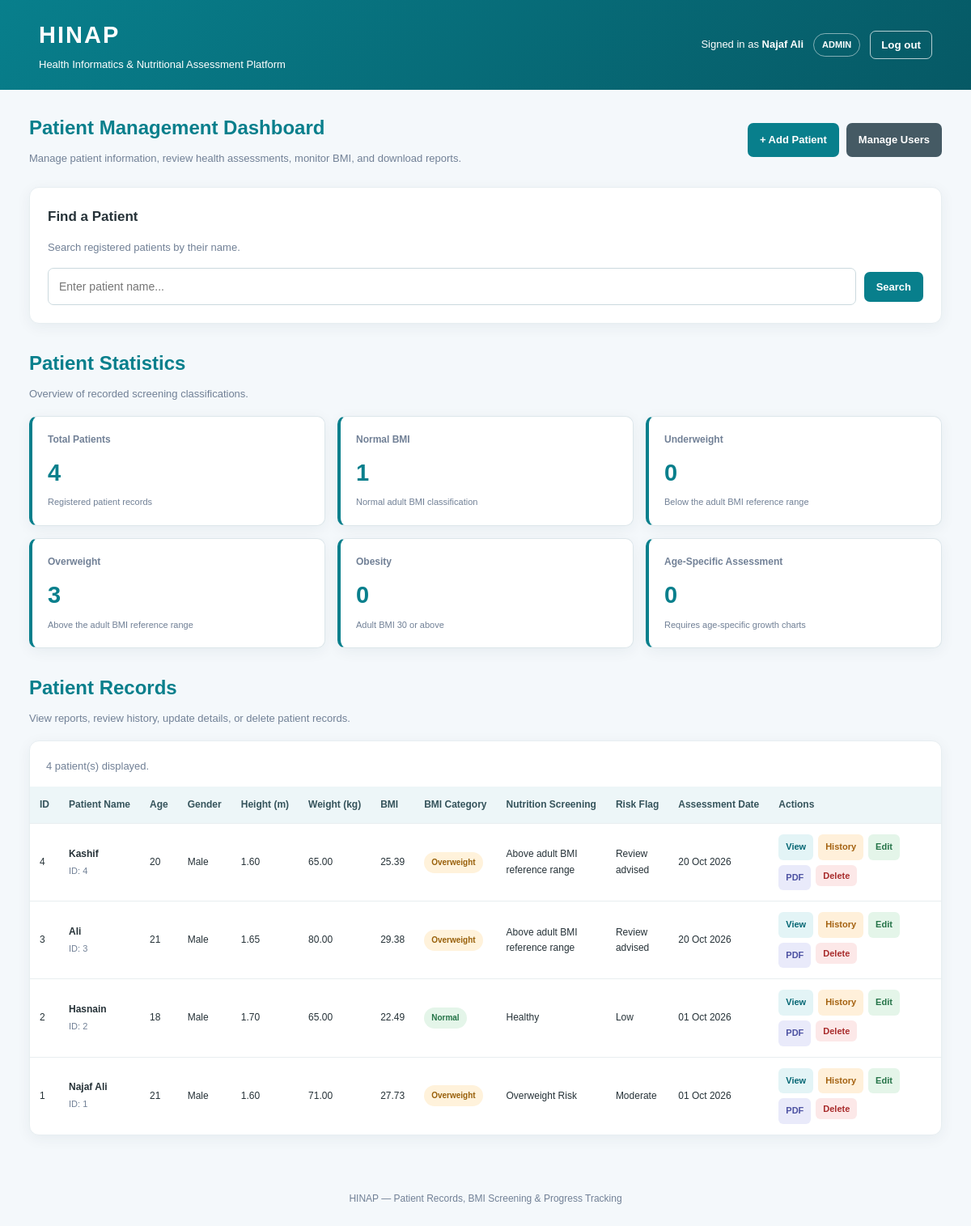
Screenshot of / (signed in) with the database file from the repository.
### HINAP_System.py (models this page shows)
class User(db.Model):
    id = db.Column(db.Integer, primary_key=True)
    username = db.Column(db.String(40), unique=True, nullable=False, index=True)
    password_hash = db.Column(db.String(255), nullable=False)
    role = db.Column(db.String(20), nullable=False, default="doctor")
    is_active = db.Column(db.Boolean, nullable=False, default=True)
    created_at = db.Column(db.DateTime, nullable=False, default=utc_now)

class Patient(db.Model):
    id = db.Column(db.Integer, primary_key=True)
    name = db.Column(db.String(100), nullable=False)
    age = db.Column(db.Integer)
    gender = db.Column(db.String(20))
    height = db.Column(db.Float)
    weight = db.Column(db.Float)
    bmi = db.Column(db.Float)
    bmi_status = db.Column(db.String(50))
    nutrition_status = db.Column(db.String(100))
    risk_level = db.Column(db.String(50))
    recommendation = db.Column(db.Text)
    assessment_date = db.Column(db.DateTime, default=utc_now)

### HINAP_System.py (the view)
@app.route("/")
def home():
    data = dashboard_data()
    data["shown"] = len(data["patients"])
    return render_template("dashboard.html", **data)

### HINAP_System.py (called while the page is built)
def csrf_token():
    token = session.get("_csrf_token")
    if not token:
        token = secrets.token_urlsafe(32)
        session["_csrf_token"] = token
    return token

@app.context_processor
def inject_template_globals():
    return {"csrf_token": csrf_token, "current_user": getattr(g, "current_user", None)}

def get_delete_token():
    if "delete_token" not in session:
        session["delete_token"] = secrets.token_urlsafe(32)
    return session["delete_token"]

def dashboard_data(query=""):
    filtered = Patient.query
    if query:
        filtered = filtered.filter(Patient.name.ilike(f"%{query}%"))
    patients = filtered.order_by(Patient.id.desc()).all()
    return {
        "patients": patients,
        "total": Patient.query.count(),
        "query": query,
        "underweight": Patient.query.filter_by(bmi_status="Underweight").count(),
        "normal": Patient.query.filter_by(bmi_status="Normal").count(),
        "overweight": Patient.query.filter_by(bmi_status="Overweight").count(),
        "obesity": Patient.query.filter_by(bmi_status="Obesity").count(),
        "age_specific": Patient.query.filter_by(bmi_status="Age-specific assessment").count(),
        "delete_token": get_delete_token(),
    }

### templates/dashboard.html (shortened to what this page needs)
<!DOCTYPE html>
<html lang="en">
<head>
</head>
<body>
<header>
    <div class="header-inner">
        <div class="brand">
            <h1>HINAP</h1>
            <p>Health Informatics &amp; Nutritional Assessment Platform</p>
        </div>
        <div class="account">
            {% if current_user %}
                <span>Signed in as <strong>{{ current_user.username }}</strong></span>
                <span class="role-badge">{{ current_user.role }}</span>
            {% endif %}
            <form class="logout-form" method="POST" action="{{ url_for('logout') }}">
                <button class="logout-button" type="submit">Log out</button>
            </form>
        </div>
    </div>
</header>
<main>
    <section class="page-heading">
        <div>
            <h2>Patient Management Dashboard</h2>
            <p class="muted">Manage patient information, review health assessments, monitor BMI, and download reports.</p>
        </div>
        <nav class="navigation" aria-label="Main navigation">
            <a class="button" href="{{ url_for('add_patient') }}">+ Add Patient</a>
            {% if current_user and current_user.role == 'admin' %}
                <a class="button secondary" href="{{ url_for('users') }}">Manage Users</a>
            {% endif %}
        </nav>
    </section>
    <section class="panel">
        <h3>Find a Patient</h3>
        <p class="muted">Search registered patients by their name.</p>
        <form class="search-form" method="GET" action="{{ url_for('search_patient') }}">
            <input type="search" name="query" value="{{ query }}" maxlength="100" placeholder="Enter patient name..." aria-label="Search patient by name">
            <button class="button" type="submit">Search</button>
        </form>
    </section>
    <div class="section-heading">
        <h2>Patient Statistics</h2>
        <p class="muted">Overview of recorded screening classifications.</p>
    </div>
    <section class="stats-grid">
        <div class="stat-card">
            <div class="stat-label">Total Patients</div>
            <div class="stat-number">{{ total }}</div>
            <div class="stat-description">Registered patient records</div>
        </div>
        <div class="stat-card">
            <div class="stat-label">Normal BMI</div>
            <div class="stat-number">{{ normal }}</div>
            <div class="stat-description">Normal adult BMI classification</div>
        </div>
        <div class="stat-card">
            <div class="stat-label">Underweight</div>
            <div class="stat-number">{{ underweight }}</div>
            <div class="stat-description">Below the adult BMI reference range</div>
        </div>
        <div class="stat-card">
            <div class="stat-label">Overweight</div>
            <div class="stat-number">{{ overweight }}</div>
            <div class="stat-description">Above the adult BMI reference range</div>
        </div>
        <div class="stat-card">
            <div class="stat-label">Obesity</div>
            <div class="stat-number">{{ obesity }}</div>
            <div class="stat-description">Adult BMI 30 or above</div>
        </div>
        <div class="stat-card">
            <div class="stat-label">Age-Specific Assessment</div>
            <div class="stat-number">{{ age_specific }}</div>
            <div class="stat-description">Requires age-specific growth charts</div>
        </div>
    </section>
    <div class="section-heading">
        <h2>Patient Records</h2>
        <p class="muted">View reports, review history, update details, or delete patient records.</p>
    </div>
    <section class="panel table-panel">
        <div class="table-header">
            {% if query %}
                <p class="muted">Search results for <strong>{{ query }}</strong> — {{ shown }} patient(s) found.</p>
            {% else %}
                <p class="muted">{{ shown }} patient(s) displayed.</p>
            {% endif %}
        </div>
        {% if patients %}
            <div class="table-scroll">
                <table>
                    <thead>
                        <tr>
                            <th>ID</th>
                            <th>Patient Name</th>
                            <th>Age</th>
                            <th>Gender</th>
                            <th>Height (m)</th>
                            <th>Weight (kg)</th>
                            <th>BMI</th>
                            <th>BMI Category</th>
                            <th>Nutrition Screening</th>
                            <th>Risk Flag</th>
                            <th>Assessment Date</th>
                            <th>Actions</th>
                        </tr>
                    </thead>
                    <tbody>
                        {% for patient in patients %}
                            <tr>
                                <td>{{ patient.id }}</td>
                                <td>
                                    <span class="patient-name">{{ patient.name }}</span>
                                    <span class="patient-id">ID: {{ patient.id }}</span>
                                </td>
                                <td>{{ patient.age if patient.age is not none else '—' }}</td>
                                <td>{{ patient.gender or '—' }}</td>
                                <td>{{ '%.2f'|format(patient.height) if patient.height is not none else '—' }}</td>
                                <td>{{ '%.2f'|format(patient.weight) if patient.weight is not none else '—' }}</td>
                                <td>{{ '%.2f'|format(patient.bmi) if patient.bmi is not none else '—' }}</td>
                                <td>
                                    {% set status = patient.bmi_status or 'Not assessed' %}
                                    <span class="tag {% if status == 'Normal' %}normal{% elif status == 'Underweight' %}underweight{% elif status == 'Overweight' %}overweight{% elif status == 'Obesity' %}obesity{% else %}other{% endif %}">
                                        {{ status }}
                                    </span>
                                </td>
                                <td>{{ patient.nutrition_status or '—' }}</td>
                                <td>{{ patient.risk_level or '—' }}</td>
                                <td>{{ patient.assessment_date.strftime('%d %b %Y') if patient.assessment_date else '—' }}</td>
                                <td>
                                    <div class="actions">
                                        <a class="action view" href="{{ url_for('report', id=patient.id) }}">View</a>
                                        <a class="action history" href="{{ url_for('history', id=patient.id) }}">History</a>
                                        <a class="action edit" href="{{ url_for('edit_patient', id=patient.id) }}">Edit</a>
                                        <a class="action download" href="{{ url_for('download_report', id=patient.id) }}">PDF</a>
                                        {% if current_user and current_user.role == 'admin' %}
                                            <form method="POST" action="{{ url_for('delete_patient', id=patient.id) }}" onsubmit="return confirm('Delete this patient and all their assessment history?');">
                                                <button type="submit" class="action delete">Delete</button>
                                            </form>
                                        {% endif %}
                                    </div>
                                </td>
                            </tr>
                        {% endfor %}
                    </tbody>
                </table>
            </div>
        {% endif %}
    </section>
</main>
<footer>HINAP — Patient Records, BMI Screening &amp; Progress Tracking</footer>
</body>
</html>

### templates/dashboard.html (style rules this page uses)
:root { --teal: #087f8c; --dark: #065965; --background: #f4f8fb; --surface: #ffffff; --text: #263238; --muted: #718096; --border: #dce6ea; --shadow: 0 4px 18px rgba(20,54,65,.06); }
* { box-sizing: border-box; }
body { margin: 0; font-family: Arial, Helvetica, sans-serif; background: var(--background); color: var(--text); line-height: 1.6; }
header { padding: 20px 4%; background: linear-gradient(135deg, var(--teal), var(--dark)); color: white; }
.header-inner { max-width: 1300px; margin: auto; display: flex; justify-content: space-between; align-items: center; gap: 18px; flex-wrap: wrap; }
.brand h1 { margin: 0; font-size: 29px; letter-spacing: 2px; }
.brand p { margin: 4px 0 0; font-size: 13px; }
.account { display: flex; align-items: center; gap: 12px; flex-wrap: wrap; font-size: 13px; }
.role-badge { padding: 5px 10px; border: 1px solid #ffffff80; border-radius: 20px; font-size: 11px; font-weight: bold; text-transform: uppercase; }
.logout-form { margin: 0; }
.logout-button { padding: 9px 13px; border: 1px solid #ffffffb3; border-radius: 7px; background: transparent; color: white; font-weight: bold; cursor: pointer; }
main { width: 94%; max-width: 1300px; margin: 28px auto 45px; }
h2 { margin: 0 0 7px; color: var(--teal); font-size: 24px; }
h3 { margin: 0 0 14px; font-size: 17px; }
.muted { margin: 0; color: var(--muted); font-size: 13px; line-height: 1.7; }
.page-heading { display: flex; justify-content: space-between; align-items: center; gap: 18px; flex-wrap: wrap; margin-bottom: 24px; }
.navigation { display: flex; gap: 9px; flex-wrap: wrap; }
.button { display: inline-flex; justify-content: center; align-items: center; padding: 11px 15px; border: 0; border-radius: 7px; background: var(--teal); color: white; font-family: inherit; font-size: 13px; font-weight: bold; text-decoration: none; cursor: pointer; }
.secondary { background: #455a64; }
.panel { padding: 22px; margin-bottom: 22px; background: var(--surface); border: 1px solid #e7eef1; border-radius: 12px; box-shadow: var(--shadow); }
.search-form { display: flex; align-items: center; gap: 10px; margin-top: 14px; }
.search-form input { flex: 1; min-width: 0; }
input { width: 100%; min-height: 44px; padding: 11px 13px; border: 1px solid #cbd9de; border-radius: 7px; background: white; color: var(--text); font: inherit; font-size: 14px; }
.section-heading { margin: 30px 0 16px; }
.stats-grid { display: grid; grid-template-columns: repeat(3, minmax(0, 1fr)); gap: 15px; }
.stat-card { padding: 19px; background: white; border: 1px solid var(--border); border-left: 4px solid var(--teal); border-radius: 10px; box-shadow: var(--shadow); }
.stat-label { color: var(--muted); font-size: 12px; font-weight: bold; }
.stat-number { margin-top: 8px; color: var(--teal); font-size: 29px; font-weight: bold; }
.stat-description { margin-top: 5px; color: var(--muted); font-size: 11px; }
.table-panel { padding: 0; overflow: hidden; }
.table-header { padding: 20px 20px 14px; }
.table-scroll { width: 100%; overflow-x: auto; }
table { width: 100%; min-width: 1100px; border-collapse: collapse; }
th { padding: 13px 12px; background: #edf6f8; color: #35535b; text-align: left; font-size: 12px; white-space: nowrap; }
td { padding: 13px 12px; border-top: 1px solid #e8eef0; text-align: left; vertical-align: middle; font-size: 12px; }
.patient-name { font-weight: bold; }
.patient-id { display: block; margin-top: 3px; color: var(--muted); font-size: 11px; }
.tag { display: inline-block; padding: 5px 9px; border-radius: 20px; font-size: 10px; font-weight: bold; }
.normal { background: #e4f5e9; color: #247347; }
.underweight, .overweight { background: #fff2db; color: #98600a; }
.actions { display: flex; gap: 6px; flex-wrap: wrap; min-width: 190px; }
.action { display: inline-flex; justify-content: center; align-items: center; padding: 7px 9px; border: 0; border-radius: 6px; font-family: inherit; font-size: 11px; font-weight: bold; text-decoration: none; cursor: pointer; }
.view { background: #e3f4f6; color: #066774; }
.history { background: #fff0da; color: #a46211; }
.edit { background: #e4f5e9; color: #247347; }
.download { background: #e9eafa; color: #4c51a2; }
.delete { background: #fce8e8; color: #a82b2b; }
.actions form { display: inline; margin: 0; }
footer { padding: 24px 12px; color: var(--muted); text-align: center; font-size: 12px; }

### rows the page displays
User: username "Najaf Ali", role "ADMIN"
Patient: id "4", name "Kashif", age "20", gender "Male", height "1.60", weight "65.00", bmi "25.39", bmi_status "Overweight", nutrition_status "Above adult BMI reference range", risk_level "Review advised", assessment_date "20 Oct 2026"
Patient: id "3", name "Ali", age "21", gender "Male", height "1.65", weight "80.00", bmi "29.38", bmi_status "Overweight", nutrition_status "Above adult BMI reference range", risk_level "Review advised", assessment_date "20 Oct 2026"
Patient: id "2", name "Hasnain", age "18", gender "Male", height "1.70", weight "65.00", bmi "22.49", bmi_status "Normal", nutrition_status "Healthy", risk_level "Low", assessment_date "01 Oct 2026"
Patient: id "1", name "Najaf Ali", age "21", gender "Male", height "1.60", weight "71.00", bmi "27.73", bmi_status "Overweight", nutrition_status "Overweight Risk", risk_level "Moderate", assessment_date "01 Oct 2026"

### other values shown
{{ total }} "4"
{{ normal }} "1"
{{ underweight }} "0"
{{ overweight }} "3"
{{ obesity }} "0"
{{ age_specific }} "0"
{{ shown }} "4"
